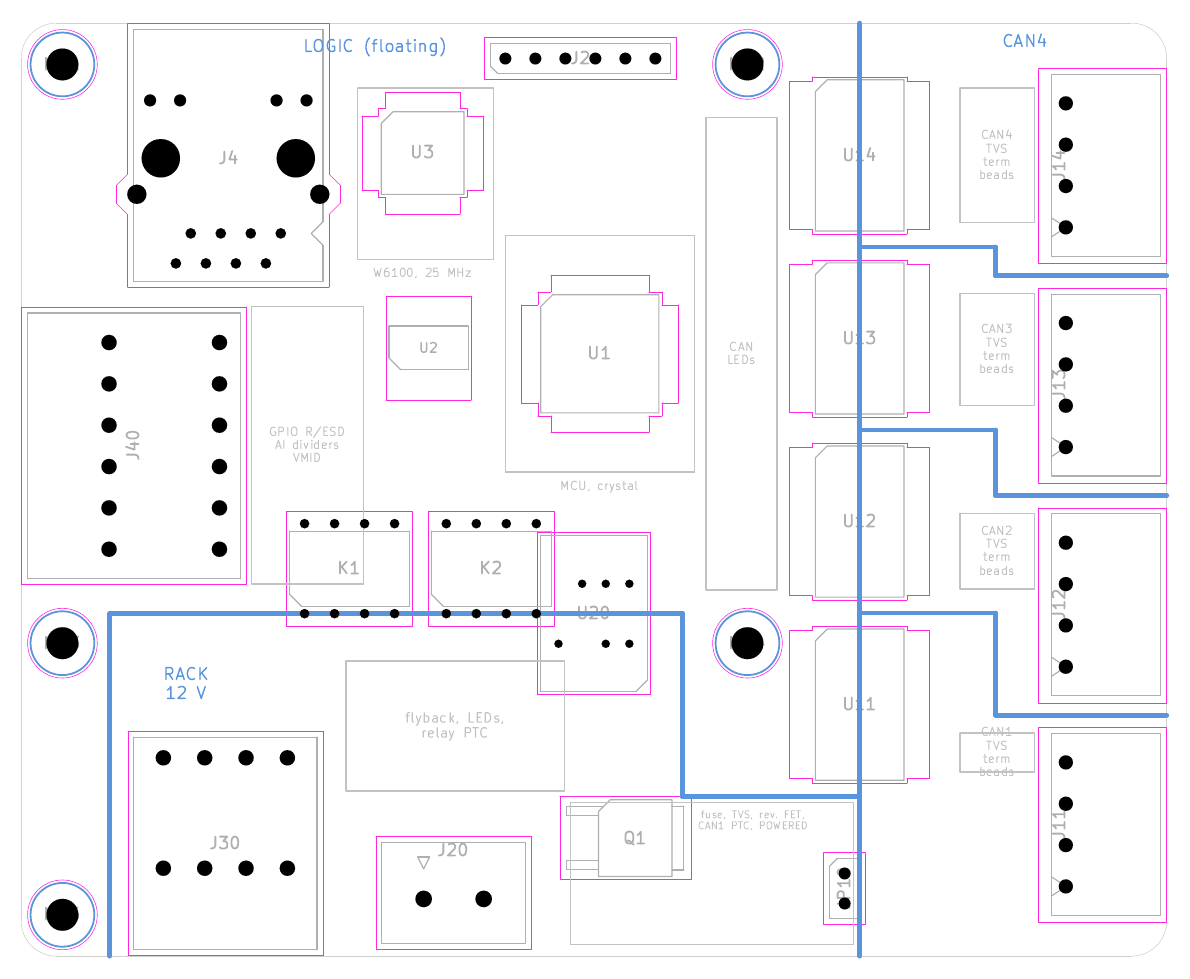

Here is the Python script that generated this plot:
#!/usr/bin/python3
"""can-controller floorplan rev 5 (2026-10-06): Ethernet, every CAN bus isolated on its own.

Domains: RACK (12 V DIN supply 0 V: 12 V input, relay outputs, CAN1 bus power),
LOGIC (floating: MCU, W6100, GPIO, AI; fed by an isolated DC-DC from 12 V) and
CAN1-CAN4 (each floating, ISOW1044 with its own isolated supply). Ethernet is
isolated by the jack's magnetics.

Draws the outline, mounting holes, the edge connectors and the large parts at
their planned positions, plus the domain boundaries and block areas, into a
scratch board, and renders it to PNG:

    floorplan_rev5.py OUT_DIR        -> OUT_DIR/floorplan_rev5.{kicad_pcb,pdf,png}

The real can-controller.kicad_pcb is not touched; placement reuses the
coordinates below. Board corner at (100, 100) mm like the other boards.
"""
import subprocess
import sys
from pathlib import Path

import pcbnew

REPO = Path(__file__).resolve().parents[3]
FP = REPO / "lib" / "footprints"
STOCK = Path("/usr/share/kicad/footprints")   # only for parts not imported yet (PhotoMOS DIP-6)

W, H, R = 97.0, 79.0, 3.0          # outline, corner radius
OX, OY = 100.0, 100.0
B_X = 71.0                         # LOGIC | CAN islands (ISOW1044s straddle it, clear of MH2/MH4)
B_Y = 50.0                         # LOGIC above | RACK below (PhotoMOS and DC-DC straddle it)
B_L = 7.5                          # RACK block left end, clear of MH3 / MH5
NOTCH = (56.0, 65.5)               # LOGIC notch around MH4 and the CAN1 isolator: x, y
CAN_TOP = [3.8, 22.4, 41.0, 59.6]  # CAN4, CAN3, CAN2, CAN1 (CAN1, the SSR bus, next to RACK)
CAN_LEN = 16.6                     # MC 1,5/4-G-3,5 courtyard along the edge; 2 mm island gaps
ISO_Y = [11.2, 26.7, 42.2, 57.7]   # ISOW1044 centres (13.4 mm courtyards, 2.1 mm island gaps)
BUS_X = W - 14.5                      # islands step here between the isolator and connector rows

HOLES = {  # Pi 58 x 49 pattern + one extra where the outline overhangs the Pi (85 x 56)
    "MH1": (3.5, 3.5), "MH2": (61.5, 3.5), "MH3": (3.5, 52.5), "MH4": (61.5, 52.5),
    "MH5": (3.5, H - 3.5),
}

mm = pcbnew.FromMM


def P(x, y):
    return pcbnew.VECTOR2I(mm(OX + x), mm(OY + y))


def seg(board, layer, a, b, w=0.15):
    s = pcbnew.PCB_SHAPE(board)
    s.SetShape(pcbnew.SHAPE_T_SEGMENT)
    s.SetStart(P(*a))
    s.SetEnd(P(*b))
    s.SetLayer(layer)
    s.SetWidth(mm(w))
    board.Add(s)


def rect(board, layer, x0, y0, x1, y1, label=None, w=0.12, size=1.2):
    s = pcbnew.PCB_SHAPE(board)
    s.SetShape(pcbnew.SHAPE_T_RECT)
    s.SetStart(P(x0, y0))
    s.SetEnd(P(x1, y1))
    s.SetLayer(layer)
    s.SetWidth(mm(w))
    board.Add(s)
    if label:
        text(board, layer, (x0 + x1) / 2, (y0 + y1) / 2, label, size)


def text(board, layer, x, y, t, size=1.2):
    tx = pcbnew.PCB_TEXT(board)
    tx.SetText(t)
    tx.SetPosition(P(x, y))
    tx.SetLayer(layer)
    tx.SetTextSize(pcbnew.VECTOR2I(mm(size), mm(size)))
    tx.SetTextThickness(mm(size * 0.12))
    board.Add(tx)


def outline(board):
    L = pcbnew.Edge_Cuts
    for a, b in [((R, 0), (W - R, 0)), ((W, R), (W, H - R)), ((W - R, H), (R, H)), ((0, H - R), (0, R))]:
        seg(board, L, a, b, 0.05)
    for cx, cy, sa in [(R, R, 180), (W - R, R, 270), (W - R, H - R, 0), (R, H - R, 90)]:
        s = pcbnew.PCB_SHAPE(board)
        s.SetShape(pcbnew.SHAPE_T_ARC)
        s.SetCenter(P(cx, cy))
        s.SetStart(P(cx + R * [1, 0, -1, 0][sa // 90], cy + R * [0, 1, 0, -1][sa // 90]))
        s.SetArcAngleAndEnd(pcbnew.EDA_ANGLE(90, pcbnew.DEGREES_T), True)
        s.SetLayer(L)
        s.SetWidth(mm(0.05))
        board.Add(s)


def put(board, lib, name, ref, rot=0, x=None, y=None, left=None, right=None, top=None, bottom=None,
        stock=False):
    """Place a footprint; position by its origin (x, y) or by its courtyard edges."""
    path = (STOCK if stock else FP) / f"{lib}.pretty"
    f = pcbnew.FootprintLoad(str(path), name)
    f.SetReference(ref)
    f.Value().SetVisible(False)
    f.SetOrientationDegrees(rot)
    f.SetPosition(P(x or 0, y or 0))
    board.Add(f)
    cy = f.GetCourtyard(pcbnew.F_CrtYd)
    bb = cy.BBox() if cy.OutlineCount() else f.GetBoundingBox(False)
    dx = dy = 0
    if left is not None:
        dx = mm(OX + left) - bb.GetLeft()
    if right is not None:
        dx = mm(OX + right) - bb.GetRight()
    if top is not None:
        dy = mm(OY + top) - bb.GetTop()
    if bottom is not None:
        dy = mm(OY + bottom) - bb.GetBottom()
    f.Move(pcbnew.VECTOR2I(dx, dy))
    return f


def build(board):
    D, C = pcbnew.Dwgs_User, pcbnew.Cmts_User
    outline(board)
    for ref, (x, y) in HOLES.items():
        put(board, "MountingHole", "MountingHole_2.7mm_M2.5", ref, x=x, y=y)

    # --- CAN islands down the right edge: ISOW1044 straddling x = B_X ------------
    can = "PhoenixContact_MC_1,5_4-G-3.5_1x04_P3.50mm_Horizontal"
    for i, top in enumerate(CAN_TOP):
        n = 4 - i
        put(board, "Connector_Phoenix_MC", can, f"J1{n}", 90, right=W, top=top)
        put(board, "Package_SO", "SOIC-20W_7.5x12.8mm_P1.27mm", f"U1{n}", 0, x=B_X, y=ISO_Y[i])
        rect(board, D, BUS_X - 3.0, max(top, ISO_Y[i] - 6.2) + 0.5, W - 11.2,
             min(top + CAN_LEN, ISO_Y[i] + 6.2) - 0.5, f"CAN{n}\nTVS\nterm\nbeads", size=0.7)
        if i:   # island gap: under the isolators, then step to the connector gap
            gi = (ISO_Y[i - 1] + ISO_Y[i]) / 2
            gc = top - 1.0
            for a_, c_ in [((B_X, gi), (BUS_X, gi)), ((BUS_X, gi), (BUS_X, gc)), ((BUS_X, gc), (W, gc))]:
                seg(board, C, a_, c_, 0.4)
    text(board, C, 85.0, 1.6, "CAN4", 1.0)

    # --- RACK block (bottom): relays, 12 V input, DC-DC to LOGIC, CAN1 power ------
    relay = "PhoenixContact_SPTD_1,5_4-H-3,5_2x04_P3.5mm_Horizontal"
    put(board, "Thl_Connector", relay, "J30", 0, left=B_L + 1.5, bottom=H)
    for i in range(2):   # dual PhotoMOS: LED pins in LOGIC, contacts in RACK
        put(board, "Package_DIP", "DIP-8_W7.62mm", f"K{i + 1}", 90, x=24.0 + 12.0 * i, y=B_Y,
            stock=True)
    rect(board, D, 27.5, B_Y + 4.0, 46.0, H - 14.0, "flyback, LEDs,\nrelay PTC", size=0.8)
    put(board, "Connector_Phoenix_MSTB", "PhoenixContact_MSTBVA_2,5_2-G-5,08_1x02_P5.08mm_Vertical",
        "J20", 0, left=30.0, bottom=H - 0.5)
    put(board, "Package_TO_SOT_SMD", "TO-252-2", "Q1", 0, x=52.0, y=69.0)
    rect(board, D, 46.5, NOTCH[1] + 0.5, B_X - 0.5, H - 1.0, None)
    text(board, D, 62.0, 67.5, "fuse, TVS, rev. FET,\nCAN1 PTC, POWERED", 0.6)
    put(board, "Converter_DCDC", "Converter_DCDC_TRACO_TDN_5-xxxxWI_THT", "U20", 180, x=51.5,
        y=B_Y + 2.55, stock=True)              # in pins in RACK, out pins in LOGIC
    put(board, "Connector_PinHeader_2.54mm", "PinHeader_1x02_P2.54mm_Vertical", "JP10", 0,
        x=B_X - 1.27, y=H - 7.0)                # CAN1 POWERED: ground tie, straddles RACK | CAN1

    # --- LOGIC ------------------------------------------------------------------
    put(board, "Connector_RJ", "RJ45_Hanrun_HR911105A_Horizontal", "J4", 180, left=8.0, top=0,
        stock=True)
    put(board, "Package_QFP", "LQFP-48_7x7mm_P0.5mm", "U3", 0, x=34.0, y=11.0, stock=True)
    rect(board, D, 28.5, 5.5, 40.0, 20.0, None)
    text(board, D, 34.0, 21.2, "W6100, 25 MHz", 0.7)
    put(board, "Package_QFP", "TQFP-64_10x10mm_P0.5mm", "U1", 0, x=49.0, y=28.0)
    rect(board, D, 41.0, 18.0, 57.0, 38.0, None)
    text(board, D, 49.0, 39.2, "MCU, crystal", 0.7)
    put(board, "Package_TO_SOT_SMD", "SOT-223-3_TabPin2", "U2", 90, x=34.5, y=27.5)
    put(board, "Connector_PinHeader_2.54mm", "PinHeader_1x06_P2.54mm_Vertical", "J2", 90, x=41.0,
        y=3.0)
    io = "PhoenixContact_SPTD_1,5_6-H-3,5_2x06_P3.5mm_Horizontal"
    put(board, "Thl_Connector", io, "J40", -90, left=0, top=24.0)
    rect(board, D, 19.5, 24.0, 29.0, 47.5, "GPIO R/ESD\nAI dividers\nVMID", size=0.7)
    rect(board, D, 58.0, 8.0, 64.0, 48.0, "CAN\nLEDs", size=0.7)

    # --- domain boundaries (Cmts.User) ----------------------------------------------
    seg(board, C, (B_X, 0), (B_X, H), 0.4)
    b = [(B_X, NOTCH[1]), (NOTCH[0], NOTCH[1]), (NOTCH[0], B_Y), (B_L, B_Y), (B_L, H)]
    for a, c in zip(b, b[1:]):
        seg(board, C, a, c, 0.4)
    text(board, C, 30.0, 2.0, "LOGIC (floating)", 1.0)
    text(board, C, 14.0, 56.0, "RACK\n12 V", 1.0)


def main():
    out = Path(sys.argv[1] if len(sys.argv) > 1 else ".").resolve()
    out.mkdir(parents=True, exist_ok=True)
    board = pcbnew.BOARD()
    build(board)
    pcb = out / "floorplan_rev5.kicad_pcb"
    board.Save(str(pcb))
    pdf = out / "floorplan_rev5.pdf"
    subprocess.run(["kicad-cli", "pcb", "export", "pdf", "-o", str(pdf), "--layers",
                    "Edge.Cuts,F.Courtyard,F.Fab,Dwgs.User,Cmts.User", str(pcb)], check=True,
                   stdout=subprocess.DEVNULL)
    subprocess.run(["pdftoppm", "-png", "-r", "300", "-singlefile", "-cropbox", str(pdf),
                    str(out / "floorplan_rev5")], check=True)
    png = out / "floorplan_rev5.png"
    from PIL import Image, ImageOps            # crop the A4 page to the drawing
    im = Image.open(png).convert("RGB")
    x0, y0, x1, y1 = ImageOps.invert(im).getbbox()
    im.crop((x0 - 20, y0 - 20, x1 + 20, y1 + 20)).save(png)
    print(png)


if __name__ == "__main__":
    main()
